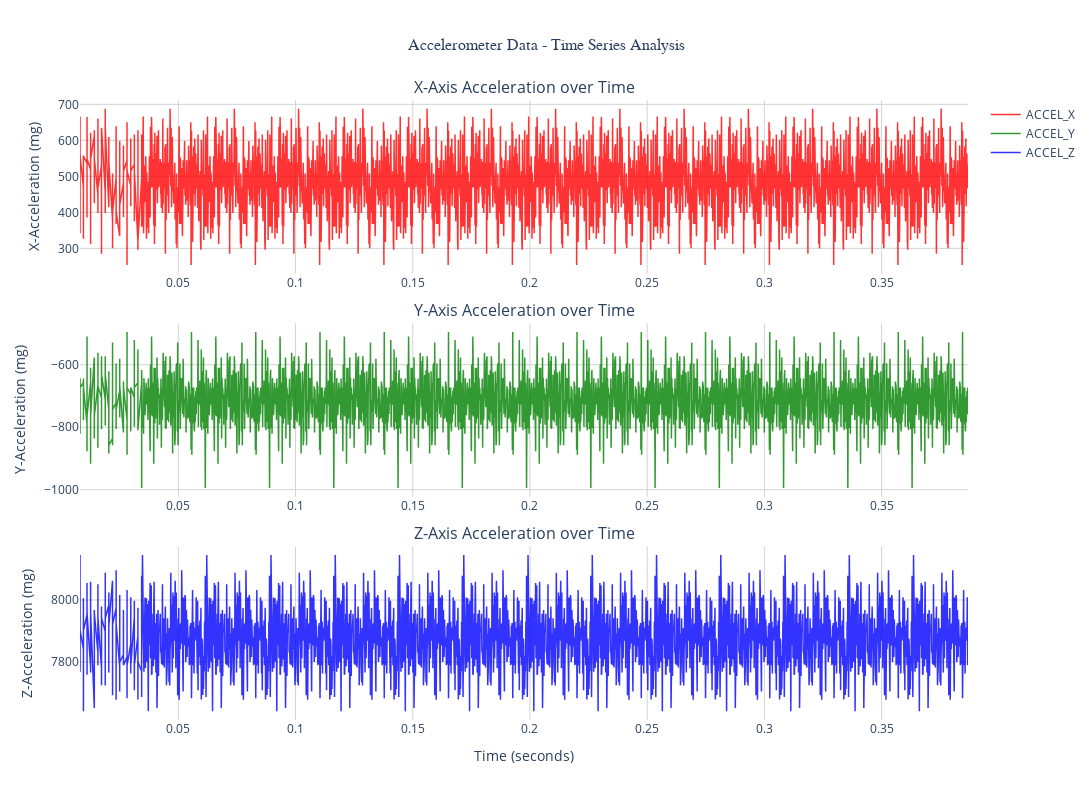

The notebook cell this image was saved under:
### Markdown cell above
## 2. Time Series Analysis

Let's visualize the accelerometer data for each axis over time to understand the motion patterns.

### Code cell
# Plot time series data for each axis - Interactive Version
def plot_time_series(df):
    """
    Create interactive time series plots for accelerometer data using Plotly
    """
    # Create subplots
    fig = make_subplots(
        rows=3, cols=1,
        subplot_titles=('X-Axis Acceleration over Time', 
                       'Y-Axis Acceleration over Time', 
                       'Z-Axis Acceleration over Time'),
        vertical_spacing=0.08
    )
    
    # Color scheme
    colors = ['red', 'green', 'blue']
    axes_data = ['accel_x', 'accel_y', 'accel_z']
    axes_labels = ['X-Acceleration (mg)', 'Y-Acceleration (mg)', 'Z-Acceleration (mg)']
    
    # Add traces for each axis
    for i, (axis, color, label) in enumerate(zip(axes_data, colors, axes_labels)):
        fig.add_trace(
            go.Scatter(
                x=df['time_seconds'],
                y=df[axis],
                mode='lines',
                line=dict(color=color, width=PLOT_OPTIONS['line_width']),
                name=f'{axis.upper()}',
                opacity=LINE_ALPHA,
                hovertemplate='<b>%{fullData.name}</b><br>' +
                             'Time: %{x:.4f} s<br>' +
                             'Acceleration: %{y:.2f} mg<br>' +
                             '<extra></extra>'
            ),
            row=i+1, col=1
        )
    
    # Update layout for each subplot
    for i, label in enumerate(axes_labels):
        fig.update_yaxes(title_text=label, row=i+1, col=1, gridcolor='lightgray')
        fig.update_xaxes(gridcolor='lightgray', row=i+1, col=1)
    
    # Update overall layout
    fig.update_layout(
        title={
            'text': 'Accelerometer Data - Time Series Analysis',
            'x': 0.5,
            'xanchor': 'center',
            'font': {'size': 16, 'family': 'Arial Black'}
        },
        width=PLOT_OPTIONS['width'],
        height=PLOT_OPTIONS['height'],
        template=PLOT_OPTIONS['template'],
        showlegend=True,
        font=dict(size=PLOT_OPTIONS['font_size']),
        hovermode='x unified'
    )
    
    # Update x-axis for bottom subplot
    fig.update_xaxes(title_text='Time (seconds)', row=3, col=1)
    
    # Show the plot
    fig.show()
    
    # Print statistical summary
    print("Statistical Summary:")
    print("=" * 50)
    for axis in ['accel_x', 'accel_y', 'accel_z']:
        print(f"\n{axis.upper()}:")
        print(f"  Mean: {df[axis].mean():.2f} mg")
        print(f"  Std:  {df[axis].std():.2f} mg")
        print(f"  Min:  {df[axis].min():.2f} mg")
        print(f"  Max:  {df[axis].max():.2f} mg")
        print(f"  Range: {df[axis].max() - df[axis].min():.2f} mg")

# Create the time series plots
if 'df' in locals():
    plot_time_series(df)
else:
    print("Please run the data loading cell first!")

### Figure 1 — Plotly figure (JSON) as saved in the notebook; plotly's stock layout.template omitted (floating-point values rounded to 4 significant figures; data arrays with more than 128 entries replaced by an {"elided": "..."} marker saying what was removed)
{"data": [{"hovertemplate": "<b>%{fullData.name}</b><br>Time: %{x:.4f} s<br>Acceleration: %{y:.2f} mg<br><extra></extra>", "line": {"color": "red", "width": 1.5}, "mode": "lines", "name": "ACCEL_X", "opacity": 0.8, "type": "scatter", "x": {"elided": "2452 float values"}, "xaxis": "x", "y": {"elided": "2452 float values"}, "yaxis": "y"}, {"hovertemplate": "<b>%{fullData.name}</b><br>Time: %{x:.4f} s<br>Acceleration: %{y:.2f} mg<br><extra></extra>", "line": {"color": "green", "width": 1.5}, "mode": "lines", "name": "ACCEL_Y", "opacity": 0.8, "type": "scatter", "x": {"elided": "2452 float values"}, "xaxis": "x2", "y": {"elided": "2452 float values"}, "yaxis": "y2"}, {"hovertemplate": "<b>%{fullData.name}</b><br>Time: %{x:.4f} s<br>Acceleration: %{y:.2f} mg<br><extra></extra>", "line": {"color": "blue", "width": 1.5}, "mode": "lines", "name": "ACCEL_Z", "opacity": 0.8, "type": "scatter", "x": {"elided": "2452 float values"}, "xaxis": "x3", "y": {"elided": "2452 float values"}, "yaxis": "y3"}], "layout": {"annotations": [{"font": {"size": 16}, "showarrow": false, "text": "X-Axis Acceleration over Time", "x": 0.5, "xanchor": "center", "xref": "paper", "y": 1, "yanchor": "bottom", "yref": "paper"}, {"font": {"size": 16}, "showarrow": false, "text": "Y-Axis Acceleration over Time", "x": 0.5, "xanchor": "center", "xref": "paper", "y": 0.64, "yanchor": "bottom", "yref": "paper"}, {"font": {"size": 16}, "showarrow": false, "text": "Z-Axis Acceleration over Time", "x": 0.5, "xanchor": "center", "xref": "paper", "y": 0.28, "yanchor": "bottom", "yref": "paper"}], "font": {"size": 12}, "height": 800, "hovermode": "x unified", "showlegend": true, "title": {"font": {"family": "Arial Black", "size": 16}, "text": "Accelerometer Data - Time Series Analysis", "x": 0.5, "xanchor": "center"}, "width": 1200, "xaxis": {"anchor": "y", "domain": [0, 1], "gridcolor": "lightgray"}, "xaxis2": {"anchor": "y2", "domain": [0, 1], "gridcolor": "lightgray"}, "xaxis3": {"anchor": "y3", "domain": [0, 1], "gridcolor": "lightgray", "title": {"text": "Time (seconds)"}}, "yaxis": {"anchor": "x", "domain": [0.72, 1], "gridcolor": "lightgray", "title": {"text": "X-Acceleration (mg)"}}, "yaxis2": {"anchor": "x2", "domain": [0.36, 0.64], "gridcolor": "lightgray", "title": {"text": "Y-Acceleration (mg)"}}, "yaxis3": {"anchor": "x3", "domain": [0, 0.28], "gridcolor": "lightgray", "title": {"text": "Z-Acceleration (mg)"}}}}
